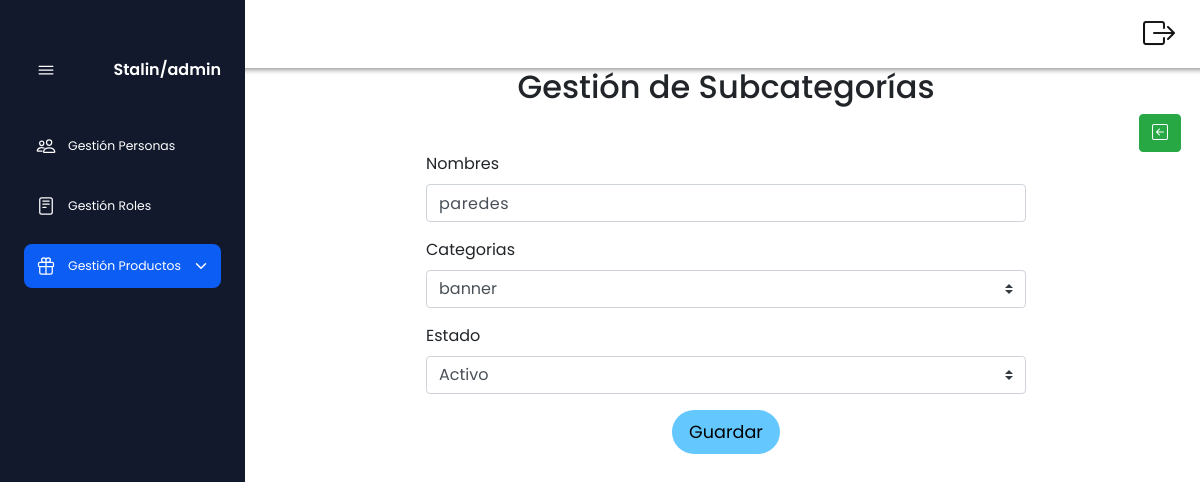
/?c=Subcategorias&a=mostrarActividad&id=6 (signed in), run on the app's committed database.
### tables this page shows
CREATE TABLE IF NOT EXISTS `subcategorias` (
  `idsubcategorias` INT(11) NOT NULL AUTO_INCREMENT,
  `nombre` VARCHAR(45) NOT NULL,
  `estado` INT(11) NOT NULL,
  `idcategorias` INT(11) NOT NULL,
  PRIMARY KEY (`idsubcategorias`),
  CONSTRAINT `idcategorias`
    FOREIGN KEY (`idcategorias`)
    REFERENCES `categorias` (`idcategorias`)
    ON DELETE NO ACTION
    ON UPDATE NO ACTION);

CREATE TABLE IF NOT EXISTS `categorias` (
  `idcategorias` INT(11) NOT NULL AUTO_INCREMENT,
  `nombre` VARCHAR(45) NOT NULL,
  `estado` INT(11) NOT NULL,
  PRIMARY KEY (`idcategorias`));

### index.php (called while the page is built, shortened)
<?php
$ruteador = new FrontController();
$ruteador->rutear();

### model/conexion.php (called while the page is built, shortened)
<?php
class Conexion{
    private static $conexion = null;
    public static function getConexion(){
        try{
            if(!isset(self::$conexion)){
                self::$conexion=new PDO("mysql:host=localhost; dbname=proyecto","root","");
               self::$conexion->setAttribute(
                       PDO::ATTR_ERRMODE,PDO::ERRMODE_EXCEPTION);
               self::$conexion->exec("set character set utf8");
            }
        }catch(Exception $e){
            echo "linea del error " .$e->getLine();
            echo "</br>";
            echo "archivo " . $e->getFile();
            echo "</br>";
            die("error " . $e->getMessage());
        }
        return self::$conexion;
    }
}

### model/subcategoriasModel.php (called while the page is built, shortened)
<?php
require_once 'model/conexion.php';
require_once 'model/Subcategorias.php';
class SubcategoriasModel
{
	private $db;
	public function __construct() {
        try {
            $this->db = Conexion::getConexion();
        } catch (Exception $e) {
            die($e->getTrace());
            die($e->getMessage());
        }
    }
     public function obtenerPorId($id) {
        try {
            $sentencia = $this->db->prepare("select * from subcategorias where idsubcategorias=?");
            $sentencia->execute(array($id));
            $resultset = $sentencia->fetchAll(PDO::FETCH_CLASS, 'Subcategorias');
            return $resultset[0];
        } catch (Exception $e) {
            die($e->getTrace());
            die($e->getMessage());
        }
    }
}

### model/subcategorias.php (called while the page is built, shortened)
<?php
class Subcategorias {
        private $nombre;
        private $estado;
        private $idcategorias;
        function getNombre() {
            return $this->nombre;
        }
        function getEstado() {
            return $this->estado;
        }
        function getIdcategorias() {
            return $this->idcategorias;
        }
}

### model/categoriasModel.php (called while the page is built, shortened)
<?php
require_once 'model/conexion.php';
require_once 'model/Categorias.php';
class CategoriasModel
{
	private $db;
	public function __construct() {
        try {
            $this->db = Conexion::getConexion();
        } catch (Exception $e) {
            die($e->getTrace());
            die($e->getMessage());
        }
    }
    public function listar(){
        try {
            $sentencia = $this->db->prepare("select * from categorias");
            $sentencia->execute(array());
            $resultset = $sentencia->fetchAll(PDO::FETCH_CLASS, 'Categorias');
            return $resultset;
        } catch (Exception $e) {
            die($e->getMessage());
        }
    }
}

### model/categorias.php (called while the page is built, shortened)
<?php
class Categorias {
        private $idcategorias;
        private $nombre;
        function getIdcategorias() {
            return $this->idcategorias;
        }
        function getNombre() {
            return $this->nombre;
        }
}

### view/subcategorias/subcategoriasEditView.php (the view, shortened to what this page needs)
<div class="row">
    <div class="col-sm-12 ">
        <section class="sectionAdminGetionEdit">
            <div class="row">
                <div class="col-sm-12 text-center">
                    <h2>Gestión de Subcategorías</h2>
                </div>
                <div class="col-sm-12 text-right " >
                    <a  href="?c=Subcategorias&a=consulta" class="btn btn-success btnAdd" data-toggle="
                                            tooltip" data-placement="bottom" title="Listado">
                    <i class="bi bi-arrow-left-square"></i>
                    </a>
                </div>
                <br>
                <div class="col-sm-12 ">
                    <form class="formView" action="?c=Subcategorias&a=guardar" method="post"
                        enctype="multipart/form-data">
                        <div class="form-row">
                            <div class="form-group col-md-12">
                                <label for="nombreSub">Nombres</label>
                                <input type="text" class="form-control" id="nombreSub" placeholder="Nombre"
                                    name="nombre" value="<?php echo $sub->getNombre();?>">
                            </div>
                            <div class="form-group col-md-12">
                                <label for="estadoSub">Categorias</label>
                                <select class="custom-select " name="categoria">
                                    <?php
                                    require_once 'model/Categorias.php';
                                    foreach ($cat as $cat2) {
                                    ?>
                                        <option <?php if ($sub->getIdcategorias() == $cat2->getIdcategorias()) echo " selected=selected"; ?>
                                            value="<?php echo $cat2->getIdcategorias(); ?>"><?php echo $cat2->getNombre(); ?></option>
                                            <?php
                                    }
                                    ?>
                                </select>
                            </div>
                            <div class="form-group col-md-12">
                                <label for="estadoSub">Estado</label>
                                <select class="custom-select " name="estado">
                                    <option <?php if ($sub->getEstado() == "1") echo " selected=selected"; ?> value="1">
                                        Activo</option>
                                </select>
                            </div>
                        </div>
                        <div class="col-sm-12 text-center">
                            <button type="submit">Guardar</button>
                        </div>
                </div>
            </div>
    </div>
</div>
</div>
</div>

### assets/css/estilos.css (style rules this page uses)
* { margin: 0; padding: 0; box-sizing: border-box; scroll-behavior: smooth; }
input, button { border: none; outline: none; border-radius: 30px; font-size: 1.1em; }
input { width: 100%; background: #e6e6e6; color: #333; letter-spacing: 0.5px; padding: 14px 64px; }

### assets/css/style.css (style rules this page uses)
:root { --nav-width:92px; --first-color:#0C5DF4; --bg-color:#12192C; --sub-color:#B6CEFC; --white-color:#fff; --body-font:'Poppins',sans-serif; --normal-font-size:1rem; --small-font-size:.775rem; --z-fixed:100; }
*,::before,::after { box-sizing: border-box; }
body { margin: 0; padding: 0; }
.sectionAdminGetionView .btnAdd,.sectionAdminGetionEdit .btnAdd { margin-right: 2%; }
.sectionAdminGetionEdit .formView { width: 100%; max-width: 600px; margin: 0 auto; display: flex; flex-direction: column; justify-content: center; align-items: center; }
.sectionAdminGetionEdit .formView button { padding: 0.5em 1em; border: none; background: rgb(100, 200, 255); cursor: pointer; }

### data on the page
subcategorias: nombre "paredes", categoria "banner", estado "Activo"

### other printed values
$_SESSION['user']->getUsuario() "Stalin"
$_SESSION['user']->getIdroles() "admin"
